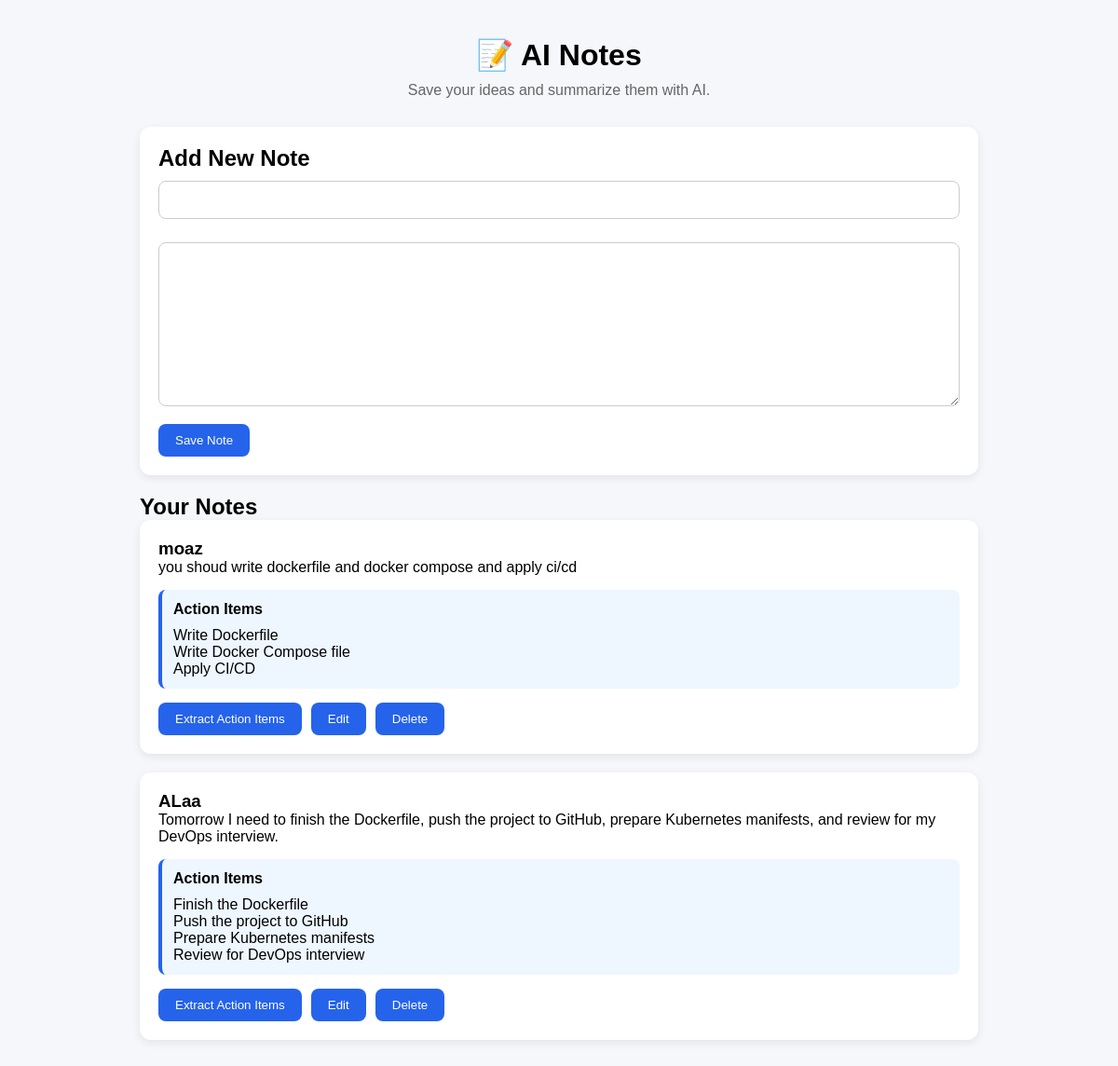
The page / on the database its author committed.
### notes/models.py (models this page shows, shortened)
class Note(models.Model):
    user = models.ForeignKey(User, on_delete=models.CASCADE)
    title = models.CharField(max_length=200)
    content = models.TextField()
    action_items = models.TextField(blank=True)
    created_at = models.DateTimeField(auto_now_add=True)
    updated_at = models.DateTimeField(auto_now=True)

### notes/views.py (the view)
# urls.py: 2. Add a URL to urlpatterns:  path('', views.home, name='home')
def home(request):
    if request.method == "POST":
        form = NoteForm(request.POST)
        if form.is_valid():
            note = form.save(commit=False)
            note.user_id = 1
            note.save()
            return redirect("home")
    else:
        form = NoteForm()
    notes = Note.objects.all().order_by("-created_at")
    context = {
        "form": form,
        "notes": notes,
    }
    return render(request, "notes/index.html", context)

### notes/forms.py
class NoteForm(forms.ModelForm):
    class Meta:
        model = Note
        fields = ["title", "content"]

### notes/templates/notes/index.html (shortened to what this page needs)
{% load static %}
<!DOCTYPE html>
<html lang="en">
<head>
    <link rel="stylesheet" href="{% static 'notes/css/style.css' %}">
</head>
<body>
<div class="container">
    <h1>📝 AI Notes</h1>
    <p class="subtitle">Save your ideas and summarize them with AI.</p>
    <div class="note-form">
        <h2>Add New Note</h2>
        <form method="POST">
             {{ form.title }}
             {{ form.content }}
            <button type="submit">
    {% if editing %}
        Update Note
    {% else %}
        Save Note
    {% endif %}
</button>
        </form>
    </div>
    <div class="notes">
        <h2>Your Notes</h2>
      {% for note in notes %}
        <div class="card">
            <h3>{{ note.title }}</h3>
            <p>{{ note.content }}</p>
           {% if note.action_items %}
            <div class="action-items">
              <h4>Action Items</h4>
              <pre>{{ note.action_items }}</pre>
            </div>
           {% endif %}
            <div class="buttons">
              <a href="{% url 'extract_action_items' note.id %}">
        <button type="button">
            Extract Action Items
        </button>
    </a>
                  <a href="{% url 'edit_note' note.id %}">
        <button type="button">Edit</button>
    </a>
              <a href="{% url 'delete_note' note.id %}">
    <button>Delete</button>
</a>
            </div>
        </div>
      {% empty %}
      <p>No notes yet.</p>
    {% endfor %}
 </div>
</div>
</body>
</html>

### notes/static/notes/css/style.css (style rules this page uses)
* { margin:0; padding:0; box-sizing:border-box; font-family:Arial,sans-serif; }
body { background:#f5f7fb; }
.container { width:90%; max-width:900px; margin:40px auto; }
h1 { text-align:center; margin-bottom:10px; }
.subtitle { text-align:center; color:#666; margin-bottom:30px; }
.note-form, .card { background:white; padding:20px; border-radius:12px; box-shadow:0 3px 10px rgba(0,0,0,.08); margin-bottom:20px; }
input, textarea { width:100%; padding:12px; margin-top:10px; margin-bottom:15px; border:1px solid #ccc; border-radius:8px; }
button { padding:10px 18px; border:none; border-radius:8px; cursor:pointer; background:#2563eb; color:white; }
.buttons { margin-top:15px; display:flex; gap:10px; }
.action-items { margin-top:15px; padding:12px; background:#eef6ff; border-left:4px solid #2563eb; border-radius:8px; }
.action-items h4 { margin-bottom:10px; }
.action-items pre { white-space:pre-wrap; font-family:inherit; }

### rows shown on the page
Note: title "moaz", content "you shoud write dockerfile and docker compose and apply ci/cd", action_items "Write Dockerfile Write Docker Compose file Apply CI/CD"
Note: title "ALaa", content "Tomorrow I need to finish the Dockerfile, push the project to GitHub, prepare Kubernetes manifests, and review for my DevOps interview.", action_items "Finish the Dockerfile Push the project to GitHub Prepare Kubernetes manifests Review for DevOps interview"
